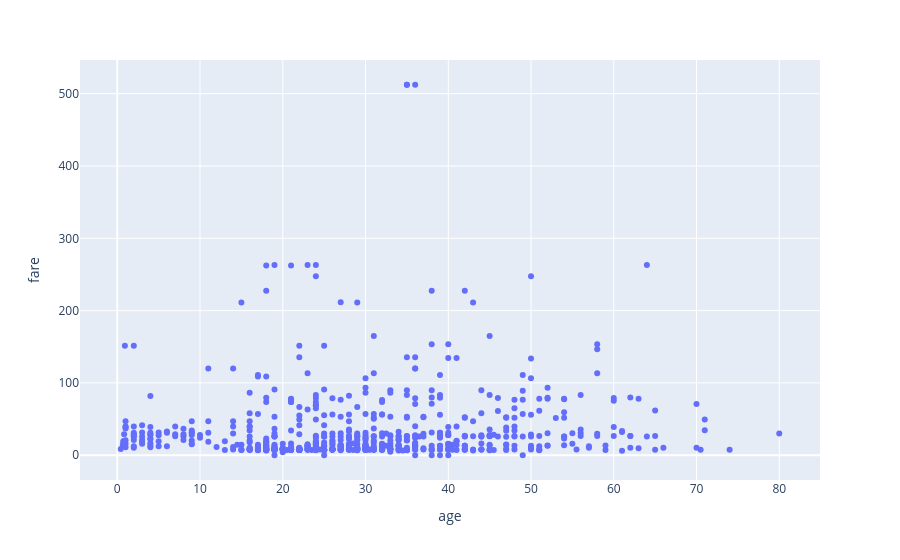

This figure's notebook cell:
### Code cell
fig=px.scatter(df_number,x='age',y='fare')
fig.show()

### Figure 1 — Plotly figure (JSON) as saved in the notebook; plotly's stock layout.template omitted (floating-point values rounded to 4 significant figures; data arrays with more than 128 entries replaced by an {"elided": "..."} marker saying what was removed)
{"data": [{"hovertemplate": "age=%{x}<br>fare=%{y}<extra></extra>", "legendgroup": "", "marker": {"color": "#636efa", "symbol": "circle"}, "mode": "markers", "name": "", "orientation": "v", "showlegend": false, "type": "scatter", "x": {"elided": "891 float values"}, "xaxis": "x", "y": {"elided": "891 float values"}, "yaxis": "y"}], "layout": {"legend": {"tracegroupgap": 0}, "margin": {"t": 60}, "xaxis": {"anchor": "y", "domain": [0, 1], "title": {"text": "age"}}, "yaxis": {"anchor": "x", "domain": [0, 1], "title": {"text": "fare"}}}}
